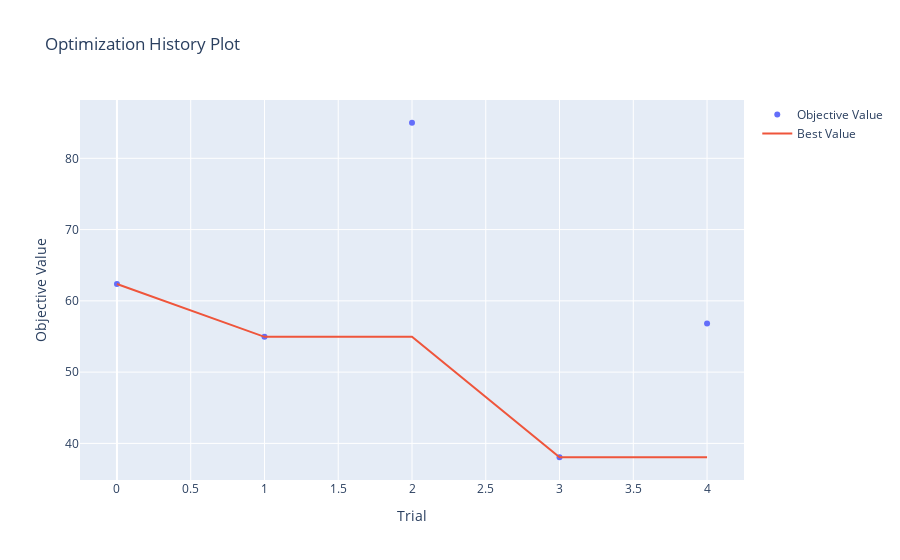

Notebook cell for this chart:
### Markdown cell above
# Optuna

- sampler： BO アルゴリズム

```
study = optuna.create_study(direction='minimize', sampler=sampler)
study.optimize(objective, n_trials=100)
```

- objective: 目的変数の実現値を受け取って，評価値を返す
  
```
def objective(trial):
    x = trial.suggest_float('x', -10, 10)
    return (x - 2) ** 2
```

### Code cell
import optuna

# 目的関数の定義
def objective(trial):
    x = trial.suggest_float('x', -10, 10)
    return (x - 2) ** 2

# TPE Samplerの指定
sampler = optuna.samplers.TPESampler()

# ログレベルをINFOに設定して詳細な出力を有効にする
# optuna.logging.set_verbosity(optuna.logging.ERROR)
optuna.logging.set_verbosity(optuna.logging.INFO)

# スタディの作成
study = optuna.create_study(direction='minimize', sampler=sampler)
study.optimize(objective, n_trials=5)

# 結果の表示
print(f'Best value: {study.best_value}')
print(f'Best params: {study.best_params}')
print()
print()

# 可視化
optuna.visualization.plot_optimization_history(study).show()

### Figure 1 — Plotly figure (JSON) as saved in the notebook; plotly's stock layout.template omitted (floating-point values rounded to 4 significant figures)
{"data": [{"mode": "markers", "name": "Objective Value", "type": "scatter", "x": [0, 1, 2, 3, 4], "y": [62.37, 54.95, 84.99, 38.06, 56.81]}, {"mode": "lines", "name": "Best Value", "type": "scatter", "x": [0, 1, 2, 3, 4], "y": [62.37, 54.95, 54.95, 38.06, 38.06]}, {"marker": {"color": "#cccccc"}, "mode": "markers", "name": "Infeasible Trial", "showlegend": false, "type": "scatter", "x": [], "y": []}], "layout": {"title": {"text": "Optimization History Plot"}, "xaxis": {"title": {"text": "Trial"}}, "yaxis": {"title": {"text": "Objective Value"}}}}
